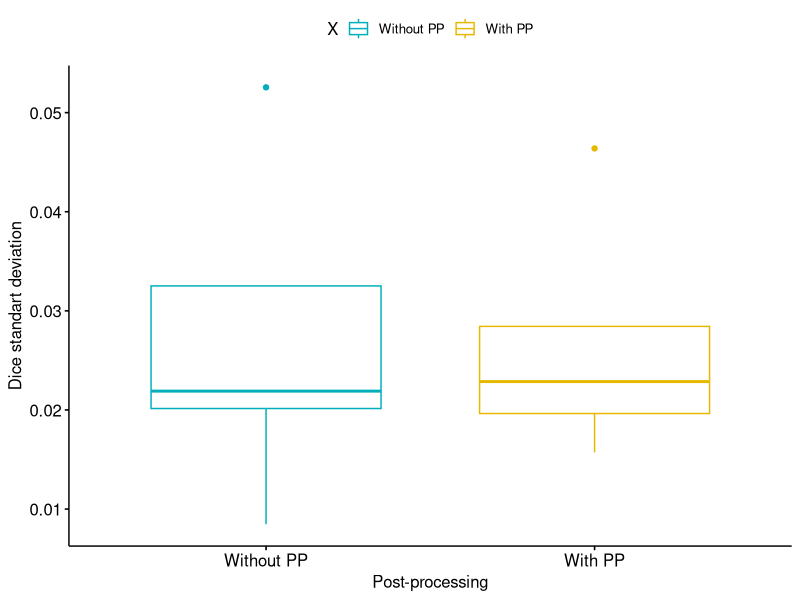

R code for this plot: (Note: this script raises an error after producing the figure.)
setwd("C:/Code/MIALab_project/bin/mia-result/Stat") #set my working directory
data <- read.csv(file="Test.csv", header=TRUE)
data
data$X <- ordered(data$X,levels = c("Without PP", "With PP"))

library(dplyr)
group_by(data, X) %>%
  summarise(
    count = n(),
    mean = mean(STD, na.rm = TRUE),
    sd = sd(STD, na.rm = TRUE),
    median = median(STD, na.rm = TRUE),
    IQR = IQR(STD, na.rm = TRUE)
  )

library("ggpubr")
ggboxplot(data, x = "X", y = "STD", color = "X", palette = c("#00AFBB", "#E7B800"),order = c("Without PP", "With PP"),ylab = "Dice standart deviation", xlab = "Post-processing")

#library("ggpubr")
#ggline(data, x = "X", y = "STD", add = c("mean_se", "jitter"), order = c("Without PP", "With PP"),ylab = "Dice standart deviation", xlab = "Post-processing")

kruskal.test(STD ~ X, data = data)

wilcox.test(STD ~ X, data = data, paired = TRUE)
